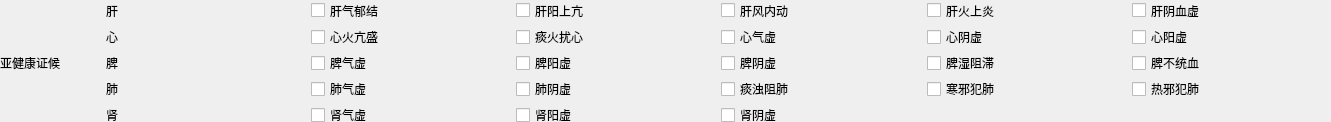
<?xml version="1.0" encoding="UTF-8"?>
<ui version="4.0">
 <class>T3L11</class>
 <widget class="QWidget" name="T3L11">
  <property name="geometry">
   <rect>
    <x>0</x>
    <y>0</y>
    <width>1331</width>
    <height>122</height>
   </rect>
  </property>
  <property name="windowTitle">
   <string>Form</string>
  </property>
  <widget class="QWidget" name="gridLayoutWidget">
   <property name="geometry">
    <rect>
     <x>0</x>
     <y>0</y>
     <width>1331</width>
     <height>125</height>
    </rect>
   </property>
   <layout class="QGridLayout" name="gridLayout" columnstretch="1,2,2,2,2,2,2" columnminimumwidth="0,0,0,0,0,0,0">
    <item row="1" column="2">
     <widget class="QCheckBox" name="s22">
      <property name="text">
       <string>心火亢盛</string>
      </property>
     </widget>
    </item>
    <item row="1" column="5">
     <widget class="QCheckBox" name="s25">
      <property name="text">
       <string>心阴虚</string>
      </property>
     </widget>
    </item>
    <item row="1" column="3">
     <widget class="QCheckBox" name="s23">
      <property name="text">
       <string>痰火扰心</string>
      </property>
     </widget>
    </item>
    <item row="0" column="3">
     <widget class="QCheckBox" name="s13">
      <property name="text">
       <string>肝阳上亢</string>
      </property>
     </widget>
    </item>
    <item row="0" column="5">
     <widget class="QCheckBox" name="s15">
      <property name="text">
       <string>肝火上炎</string>
      </property>
     </widget>
    </item>
    <item row="0" column="4">
     <widget class="QCheckBox" name="s14">
      <property name="text">
       <string>肝风内动</string>
      </property>
     </widget>
    </item>
    <item row="1" column="1">
     <widget class="QLabel" name="s21">
      <property name="text">
       <string>心</string>
      </property>
     </widget>
    </item>
    <item row="2" column="1">
     <widget class="QLabel" name="s31">
      <property name="text">
       <string>脾</string>
      </property>
     </widget>
    </item>
    <item row="0" column="1">
     <widget class="QLabel" name="s11">
      <property name="text">
       <string>肝</string>
      </property>
     </widget>
    </item>
    <item row="1" column="4">
     <widget class="QCheckBox" name="s24">
      <property name="text">
       <string>心气虚</string>
      </property>
     </widget>
    </item>
    <item row="0" column="2">
     <widget class="QCheckBox" name="s12">
      <property name="text">
       <string>肝气郁结</string>
      </property>
     </widget>
    </item>
    <item row="3" column="1">
     <widget class="QLabel" name="s41">
      <property name="text">
       <string>肺</string>
      </property>
     </widget>
    </item>
    <item row="4" column="1">
     <widget class="QLabel" name="s51">
      <property name="text">
       <string>肾</string>
      </property>
     </widget>
    </item>
    <item row="0" column="6">
     <widget class="QCheckBox" name="s16">
      <property name="text">
       <string>肝阴血虚</string>
      </property>
     </widget>
    </item>
    <item row="1" column="6">
     <widget class="QCheckBox" name="s26">
      <property name="text">
       <string>心阳虚</string>
      </property>
     </widget>
    </item>
    <item row="2" column="2">
     <widget class="QCheckBox" name="s32">
      <property name="text">
       <string>脾气虚</string>
      </property>
     </widget>
    </item>
    <item row="2" column="3">
     <widget class="QCheckBox" name="s33">
      <property name="text">
       <string>脾阳虚</string>
      </property>
     </widget>
    </item>
    <item row="2" column="4">
     <widget class="QCheckBox" name="s34">
      <property name="text">
       <string>脾阴虚</string>
      </property>
     </widget>
    </item>
    <item row="2" column="5">
     <widget class="QCheckBox" name="s35">
      <property name="text">
       <string>脾湿阻滞</string>
      </property>
     </widget>
    </item>
    <item row="2" column="6">
     <widget class="QCheckBox" name="s36">
      <property name="text">
       <string>脾不统血</string>
      </property>
     </widget>
    </item>
    <item row="4" column="2">
     <widget class="QCheckBox" name="s52">
      <property name="text">
       <string>肾气虚</string>
      </property>
     </widget>
    </item>
    <item row="3" column="3">
     <widget class="QCheckBox" name="s43">
      <property name="text">
       <string>肺阴虚</string>
      </property>
     </widget>
    </item>
    <item row="3" column="2">
     <widget class="QCheckBox" name="s42">
      <property name="text">
       <string>肺气虚</string>
      </property>
     </widget>
    </item>
    <item row="3" column="4">
     <widget class="QCheckBox" name="s44">
      <property name="text">
       <string>痰浊阻肺</string>
      </property>
     </widget>
    </item>
    <item row="4" column="3">
     <widget class="QCheckBox" name="s53">
      <property name="text">
       <string>肾阳虚</string>
      </property>
     </widget>
    </item>
    <item row="4" column="4">
     <widget class="QCheckBox" name="s54">
      <property name="text">
       <string>肾阴虚</string>
      </property>
     </widget>
    </item>
    <item row="3" column="5">
     <widget class="QCheckBox" name="s45">
      <property name="text">
       <string>寒邪犯肺</string>
      </property>
     </widget>
    </item>
    <item row="3" column="6">
     <widget class="QCheckBox" name="s46">
      <property name="text">
       <string>热邪犯肺</string>
      </property>
     </widget>
    </item>
    <item row="0" column="0" rowspan="5">
     <widget class="QLabel" name="label">
      <property name="text">
       <string>亚健康证候</string>
      </property>
     </widget>
    </item>
   </layout>
  </widget>
 </widget>
 <resources/>
 <connections/>
</ui>
